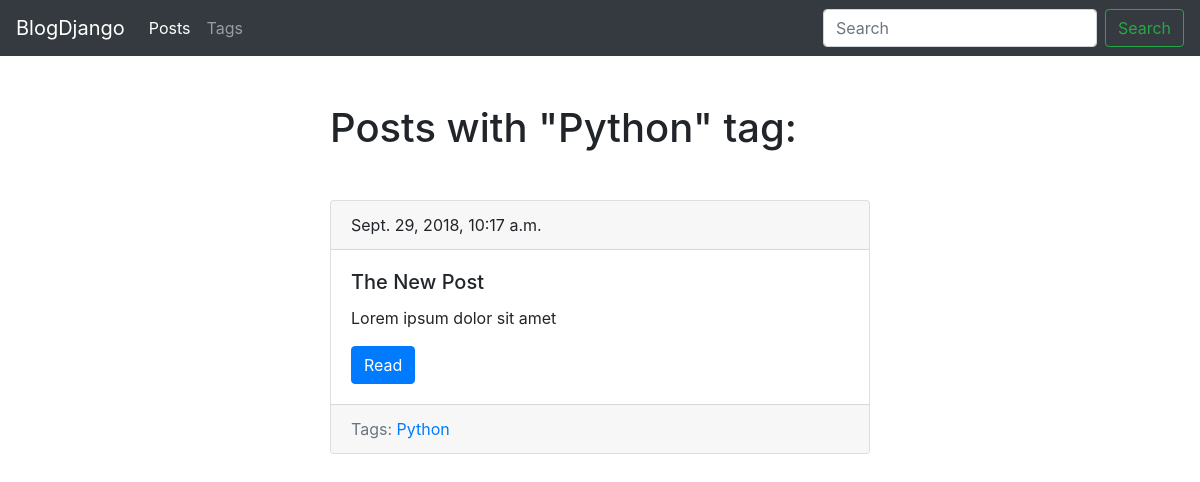
Page /blog/tag/python/ on the earlier database version.
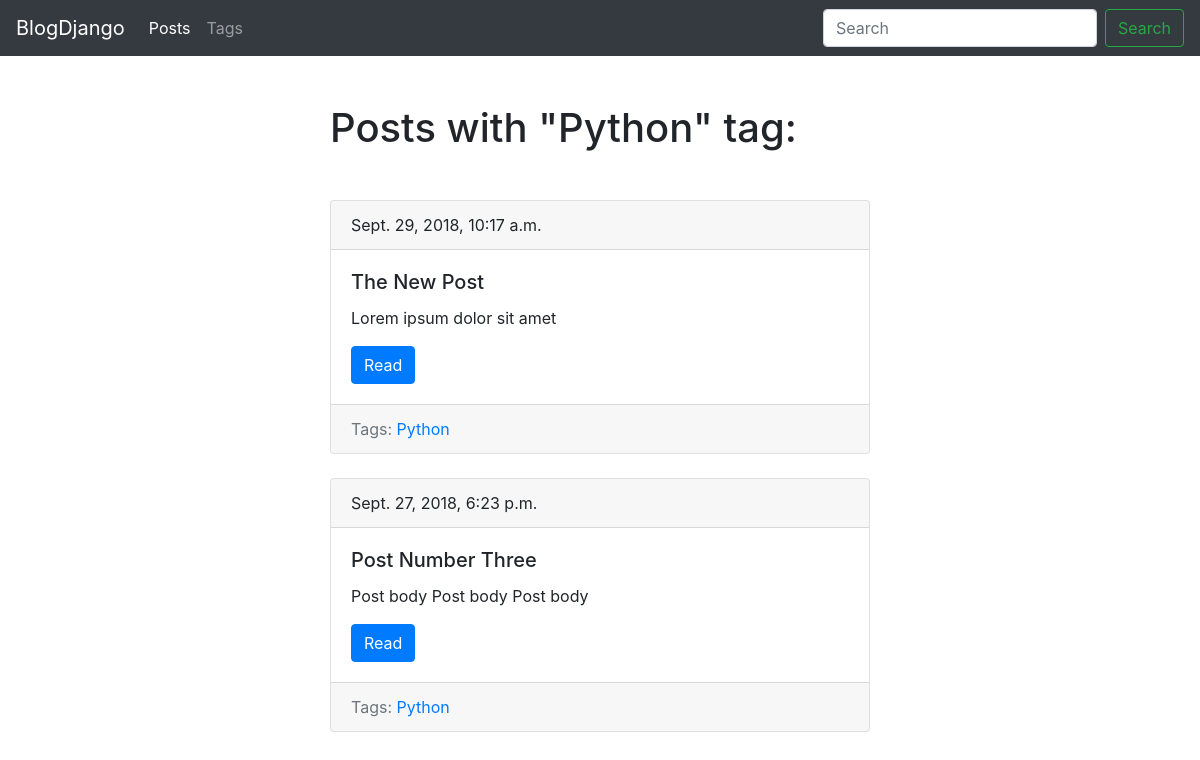
Same page on the later database version.
### blog/models.py (models this page shows, shortened)
class Tag(models.Model):
    title = models.CharField(max_length=50)
    slug = models.SlugField(max_length=50, unique=True)
    class Meta:
        ordering = ['title']
    def get_absolute_url(self):
        return reverse('tag_detail_url', kwargs={'slug': self.slug})

class Post(models.Model):
    title = models.CharField(max_length=150, db_index=True)
    slug = models.SlugField(max_length=150, blank=True, unique=True)
    body = models.TextField(blank=True, db_index=True)
    tags = models.ManyToManyField('Tag', blank=True, related_name='posts')
    date_pub = models.DateTimeField(auto_now_add=True)
    class Meta:
        ordering = ['-date_pub']
    def get_absolute_url(self):
        return reverse('post_detail_url', kwargs={'slug': self.slug})

### blog/views.py (the view)
# urls.py: path('tag/<str:slug>/', TagDetail.as_view(), name='tag_detail_url'),
class TagDetail(ObjectDetailMixin, View):
    model = Tag
    template = 'blog/tag_detail.html'

### blog/utils.py (called while the page is built)
    def get(self, request, slug):
        obj = get_object_or_404(self.model, slug__iexact=slug)
        return render(
                request,
                self.template,
                context={
                        self.model.__name__.lower(): obj,
                        'admin_object': obj,
                        'detail': True
                    }
            )

### blog/templates/blog/tag_detail.html (shortened to what this page needs)
{% extends 'blog/blog-base.html' %}
{% block content %}
    <h1 class="mb-5">Posts with "{{ tag.title|title }}" tag:</h1>
    {% for post in tag.posts.all %}
        {% include 'blog/includes/post_card.html' %}
    {% endfor %}
{% endblock %}

### blog/templates/blog/blog-base.html (shortened to what this page needs)
{% extends 'base.html' %}

### templates/base.html (shortened to what this page needs)
{% load static %}
<!DOCTYPE html>
<html lang="en">
<head>
    <link rel="stylesheet" href="https://stackpath.bootstrapcdn.com/bootstrap/4.1.3/css/bootstrap.min.css">
    <link rel="stylesheet" href="{% static 'css/style.css' %}">
</head>
<body>
    <nav class="navbar navbar-expand-lg navbar-dark bg-dark">
    <a class="navbar-brand" href="#">BlogDjango</a>
    <div class="collapse navbar-collapse" id="navbarSupportedContent">
        <ul class="navbar-nav mr-auto">
        <li class="nav-item active">
            <a class="nav-link" href="{% url 'posts_list_url' %}">Posts</a>
        </li>
        <li class="nav-item">
            <a class="nav-link" href="{% url 'tags_list_url' %}">Tags</a>
        </li>
        </ul>
        <form class="form-inline my-2 my-lg-0" action="{% url 'posts_list_url' %}">
            <input class="form-control mr-sm-2" type="search" placeholder="Search" name="search">
            <button class="btn btn-outline-success my-2 my-sm-0" type="submit">Search</button>
        </form>
    </div>
    </nav>
    <div class="container mt-5">
        <div class="row">
            <div class="col-6 offset-md-3">
                {% block content %}{% endblock %}
            </div>
        </div>
    </div>
</body>
</html>

### blog/templates/blog/includes/post_card.html
<div class="card mb-4">
<div class="card-header">
    {{ post.date_pub }}
</div>
<div class="card-body">
    <h5 class="card-title">{{ post.title }}</h5>
    <p class="card-text">{{ post.body|truncatewords:15 }}</p>
    <a href="{{ post.get_absolute_url }}" class="btn btn-primary">Read</a>
</div>
<div class="card-footer text-muted">
    Tags:
    {% for tag in post.tags.all %}
        <a href="{{ tag.get_absolute_url }}">{{ tag.title }}</a>
    {% endfor %}
</div>
</div>

Differences in the rows shown:
now on this page (row edited): Post: date_pub "Sept. 27, 2018, 6:23 p.m.", title "Post Number Three", body "Post body Post body Post body", Tag (title "Python")
